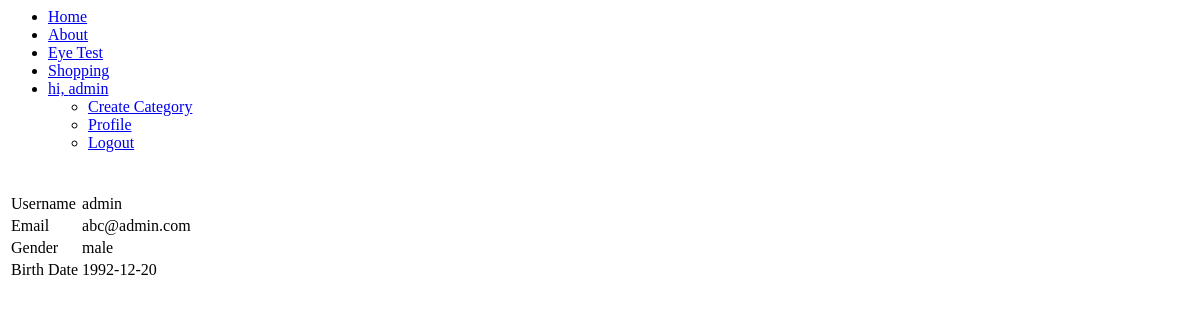
Page /profile.php (signed in) on the committed database.
### tables this page shows
CREATE TABLE IF NOT EXISTS `users` (
`user_id` int(8) NOT NULL,
  `user_name` varchar(30) NOT NULL,
  `user_pass` varchar(255) NOT NULL,
  `user_email` varchar(255) NOT NULL,
  `user_level` int(8) NOT NULL DEFAULT '0',
  `user_gender` varchar(8) NOT NULL DEFAULT '-',
  `user_dob` varchar(12) NOT NULL DEFAULT '-'
);

### profile.php (the view, shortened to what this page needs)
<?php
include'menu.php';
$user_id = $_SESSION['user_id'];
$sql_query = "SELECT * FROM users WHERE user_id='$user_id'";
$username = ""; $email = ""; $gender = ""; $dob = "";
$conn = dbConnect();
$resutSet = $conn->query($sql_query);
    if($resutSet->num_rows > 0){
        global $username, $email, $gender, $dob;
        while($row = $resutSet->fetch_assoc()){
            $username = $row['user_name'];
            $email = $row['user_email'];
            $gender = $row['user_gender'];
            $dob = $row['user_dob'];
        }
    }
?>
<html>
    <head>
        <link rel="stylesheet" type="html/css" href="css/main.css" >
    </head>
    <body>
        <div class="box">
            <div class="content">
                <table class="tab">
                    <tbody>
                        <tr><td>Username</td><td><?php echo $username;?></td></tr>
                        <tr><td>Email</td><td><?php echo $email;?></td></tr>
                        <tr><td>Gender</td><td><?php echo $gender;?></td></tr>
                        <tr><td>Birth Date</td><td><?php echo $dob;?></td></tr>
                    </tbody>
                </table>
            </div>
        </div>
    </body>
</html>

### profile.php (style rules this page uses)
.content { padding-top: 2%; }

### rows in the picture
users: user_name "admin", user_email "abc@admin.com", user_gender "male", user_dob "1992-12-20"

### other values in the picture
$_SESSION['user_name'] "admin"
